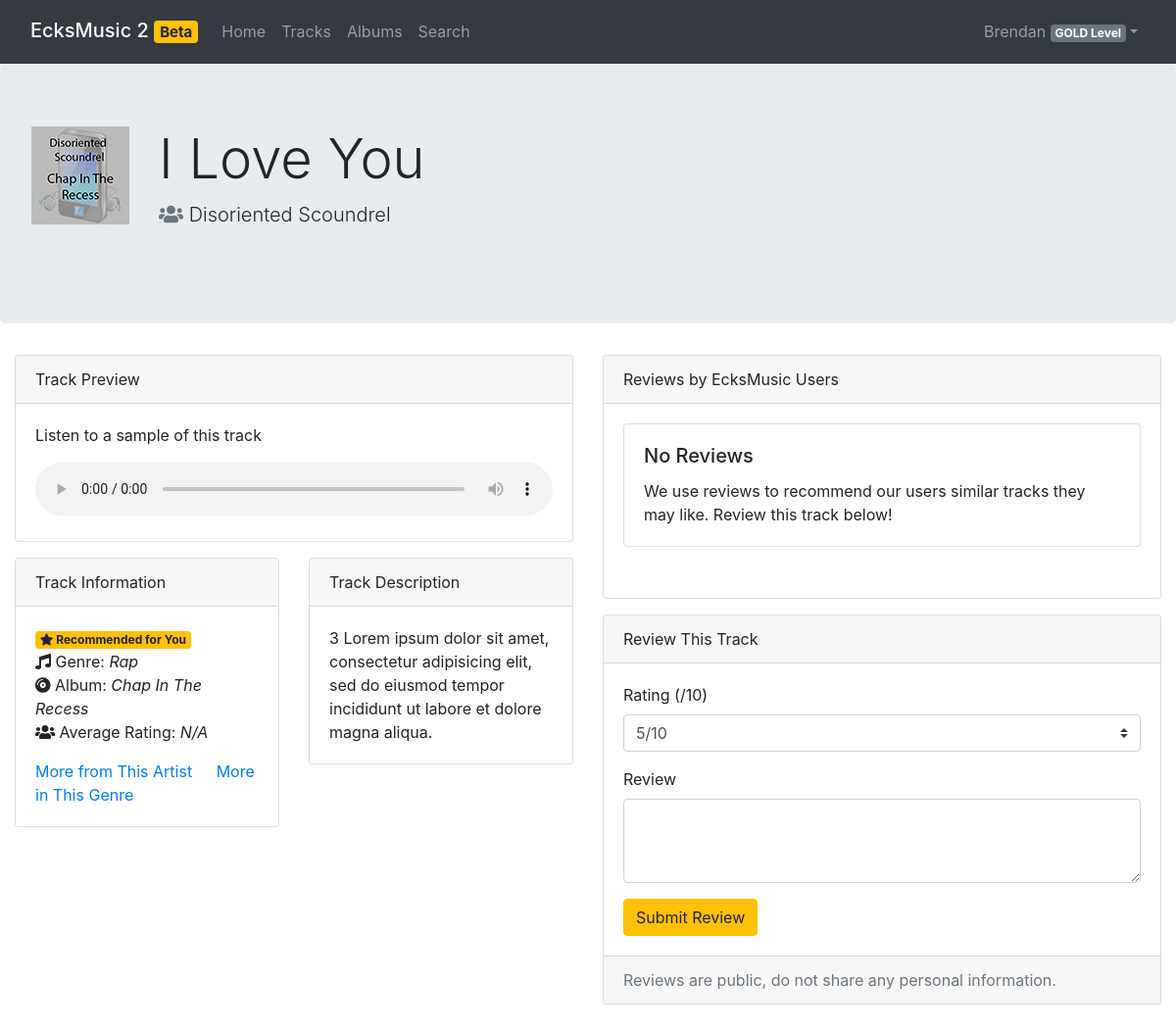
Screenshot of /pages/track.php?id=3 (signed in) with the database file from the repository.
### tables this page shows
CREATE TABLE `tracks` (
  `track_id` int(11) NOT NULL,
  `artist_id` int(11) DEFAULT NULL,
  `album_id` int(11) DEFAULT NULL,
  `track_name` varchar(255) DEFAULT NULL,
  `description` varchar(255) DEFAULT NULL,
  `image` varchar(255) DEFAULT NULL,
  `thumbnail` varchar(255) DEFAULT NULL,
  `sample` varchar(255) DEFAULT NULL,
  `genre` varchar(225) DEFAULT NULL,
  PRIMARY KEY (`track_id`),
  KEY `artist_idx` (`artist_id`),
  KEY `album_idx` (`album_id`),
  CONSTRAINT `album` FOREIGN KEY (`album_id`) REFERENCES `albums` (`album_id`) ON DELETE NO ACTION ON UPDATE NO ACTION,
  CONSTRAINT `artist` FOREIGN KEY (`artist_id`) REFERENCES `artists` (`artist_id`) ON DELETE NO ACTION ON UPDATE NO ACTION
);

CREATE TABLE `artists` (
  `artist_id` int(11) NOT NULL AUTO_INCREMENT,
  `artist_name` varchar(60) NOT NULL,
  PRIMARY KEY (`artist_id`),
  UNIQUE KEY `artist_name_UNIQUE` (`artist_name`)
);

CREATE TABLE `albums` (
  `album_id` int(11) NOT NULL AUTO_INCREMENT,
  `artist_id` int(11) NOT NULL,
  `album_name` varchar(60) NOT NULL,
  PRIMARY KEY (`album_id`),
  UNIQUE KEY `album_id_UNIQUE` (`artist_id`),
  UNIQUE KEY `album_name_UNIQUE` (`album_name`),
  CONSTRAINT `artist_id` FOREIGN KEY (`artist_id`) REFERENCES `artists` (`artist_id`) ON DELETE NO ACTION ON UPDATE NO ACTION
);

### src/php/music.php (called while the page is built, shortened)
<?php
require_once "reviews.php";
class Artist {
  public function __construct(int $Id, string $Name) {
    $this->Name = $Name;
  }
}
class Album {
  public function __construct(int $Id, string $Name, Artist $Artist) {
    $this->Name = $Name;
  }
}
class Track {
  public function __construct($result)
  {
    $this->Id = $result['track_id'];
    $this->Artist = new Artist($result['artist_id'], $result['artist_name']);
    $this->Album = new Album($result['album_id'], $result['album_name'], $this->Artist);
    $this->Description = $result['description'];
    $this->Name = $result['track_name'];
    $this->Genre = $result['genre'];
    $this->ThumbPath = $result['thumbnail'];
    $this->SamplePath = $result['sample'];
    try {
      $this->AverageRating = Reviews::averageRating($this->Id) . "/10";
    } catch (Exception $e) {
      $this->AverageRating = "N/A";
    }
  }
}
class Tracks
{
  public static function get(int $Id): Track
  {
    global $pdo;
    $query = $pdo->prepare("SELECT * FROM tracks NATURAL JOIN artists NATURAL JOIN albums WHERE track_id = ?");
    $success = $query->execute([$Id]);
    $result = $query->fetch(PDO::FETCH_ASSOC);
    return new Track($result);
  }
}

### src/pages/track.php (the view, shortened to what this page needs)
<?php
require_once '../php/auth.php';
require_once '../php/music.php';
if (isset($_SESSION['User'])) $user = unserialize($_SESSION['User']);
try {
  $Track = Tracks::get($_GET['id']);
} catch (Exception $e) {
  if (!isset($_GET['id'])) header('Location tracks.php');
}
?>
<!DOCTYPE html>
<html lang="en">
<head>
  <link rel="stylesheet" href="https://cdn.jsdelivr.net/npm/bootstrap@4.6.0/dist/css/bootstrap.min.css"
>
  <link rel="stylesheet" href="https://cdnjs.cloudflare.com/ajax/libs/font-awesome/5.15.2/css/all.min.css"
/>
  <link rel="stylesheet" href="../css/stylesheet.css"/>
</head>
<body>
<nav class="navbar navbar-expand-md navbar-dark bg-dark sticky-top">
  <div class="container-fluid">
    <h2><a class="navbar-brand" href="../">EcksMusic 2 <span class="badge badge-warning">Beta</span></a></h2>
    <div class="collapse navbar-collapse" id="navbarResponsive">
      <ul class="navbar-nav mr-auto">
        <li class="navbar-item">
          <a class="nav-link" href="../">Home</a>
        </li>
        <li class="navbar-item">
          <a class="nav-link" href="tracks.php">Tracks</a>
        </li>
        <li class="navbar-item">
          <a class="nav-link" href="albums.php">Albums</a>
        </li>
        <li class="navbar-item">
          <a class="nav-link" href="search.php">Search</a>
        </li>
      </ul>
      <ul class="navbar-nav ml-auto">
        <?php
        echo '<li class="nav-item dropdown">';
        echo '<a class="nav-link dropdown-toggle" href="#" id="navbarDropdownMenuLink" data-toggle="dropdown">';
        echo $user->Username . ' <span class="badge badge-secondary">' . $user->PricingPlan->Name . '</span></a>';
        echo '<div class="dropdown-menu dropdown-menu-right">';
        echo '</div></li>';
        ?>
      </ul>
    </div>
  </div>
</nav>
<div class="jumbotron">
  <div class="row">
    <div class="col-auto">
      <img alt="Album thumbnail" src="../<?php echo $Track->ThumbPath; ?>"/>
    </div>
    <div class="col">
      <h1 class="display-4">
        <?php echo $Track->Name; ?>
      </h1>
      <p class="lead">
        <span class="text-muted fas fa-users"></span>
        <?php echo $Track->Artist->Name; ?>
      </p>
    </div>
  </div>
</div>
<div class="container-fluid">
  <div class="row">
    <div class="col-md-6">
      <div class="card">
        <div class="card-header">
          Track Preview
        </div>
        <div class="card-body">
          <p class="card-text">Listen to a sample of this track</p>
          <audio controls src="../<?php echo $Track->SamplePath; ?>"></audio>
        </div>
      </div>
      <div class="row">
        <div class="col-md-6">
          <div class="card">
            <div class="card-header">
              Track Information
            </div>
            <div class="card-body">
              <span class="badge badge-warning"><span class="fas fa-star"></span> Recommended for You</span>
              <p class="card-text">
                <span title="Album" class="fas fa-music"></span> Genre: <i><?php echo $Track->Genre; ?> <br/></i>
                <span title="Album" class="fas fa-compact-disc"></span> Album: <i><?php echo $Track->Album->Name; ?><br/></i>
                <span title="Album" class="fas fa-users"></span> Average Rating: <i><?php echo $Track->AverageRating?></i>
              </p>
              <a href="#" class="card-link">More from This Artist</a>
              <a href="#" class="card-link">More in This Genre</a>
            </div>
          </div>
        </div>
        <div class="col-md-6">
          <div class="card">
            <div class="card-header">
              Track Description
            </div>
            <div class="card-body">
              <p class="card-text"><?php echo $Track->Description; ?></p>
            </div>
          </div>
        </div>
      </div>
    </div>
    <div class="col-md-6">
      <div class="card">
        <div class="card-header">
          Reviews by EcksMusic Users
        </div>
        <div class="card-body">
          <div class="row">
            <?php
              try {
                $reviews = Reviews::getForTrack($Track->Id);
                foreach($reviews as $Review) {
                  $Tag = "badge-success";
                  if ($Review->Rating <= 3) {
                    $Tag = "badge-danger";
                  } elseif ($Review->Rating > 3 and $Review->Rating < 7) {
                    $Tag = "badge-warning";
                  }
                  $html = '
                <div class="col-sm-6">
                  <div class="card">
                    <div class="card-body">
                      <h5 class="card-title">' . $Review->OwnerName . '</h5>
                      <span class="badge ' . $Tag . '"><span class="fas fa-star"></span> ' . $Review->Rating . ' /10</span>
                      <p class="card-text">' . $Review->Review . '</p>
                    </div>
                  </div>
                </div>';
                  echo $html;
                }
              } catch (Exception $e) {
                if ($e->getMessage() == "NoReviews") {
                  echo '
                  <div class="col-sm-12">
                  <div class="card">
                    <div class="card-body">
                      <h5 class="card-title">No Reviews</h5>
                      <p class="card-text">We use reviews to recommend our users similar tracks they may like.
                      Review this track below!</p>
                    </div>
                  </div>
                </div>';
                }
              }
            ?>
          </div>
        </div>
      </div>
      <?php
        $UserReview = Reviews::getForUser($Track->Id, $user->Id);
        if ($UserReview == null) {
          echo '
            <div class="card">
            <div class="card-header">
              Review This Track
            </div>
            <div class="card-body">
              <form id="trackReview" action="#" method="post" onsubmit="return validateReviewForm();">
                <span id="reviewFormLabel"></span>
                <div class="form-group">
                  <label>Rating (/10)</label>
                  <select class="custom-select" name="rating" id="rating" required>
                    <option value=1>1/10</option>
                    <option value=2>2/10</option>
                    <option value=3>3/10</option>
                    <option value=4>4/10</option>
                    <option value=5 selected>5/10</option>
                    <option value=6>6/10</option>
                    <option value=7>7/10</option>
                    <option value=8>8/10</option>
                    <option value=9>9/10</option>
                    <option value=10>10/10</option>
                  </select>
                </div>
                <div class="form-group">
                  <label for="reviewBody">Review</label>
                  <textarea class="form-control"
                   required minlength="10" maxlength="250" name="reviewBody" id="reviewBody" rows="3"></textarea>
                </div>
                <button type="submit" class="btn btn-warning">Submit Review</button>
              </form>
            </div>
            <div class="card-footer text-muted">
              Reviews are public, do not share any personal information.
            </div>
          </div>
          ';
        }
      ?>
    </div>
  </div>
</body>
</html>

### src/css/stylesheet.css (style rules this page uses)
.row, .card { margin-bottom: 1rem; }
audio { width: 100%; }

### rows the page displays
tracks: thumbnail (picture), track_name "I Love You", artist.artist_name "Disoriented Scoundrel", genre "Rap", album.album_name "Chap In The Recess", description "3 Lorem ipsum dolor sit amet, consectetur adipisicing elit, sed do eiusmod tempor incididunt ut labore et dolore magna aliqua."

### other values shown
$user->Username "Brendan"
$user->PricingPlan->Name "GOLD Level"
$Track->AverageRating "N/A"
